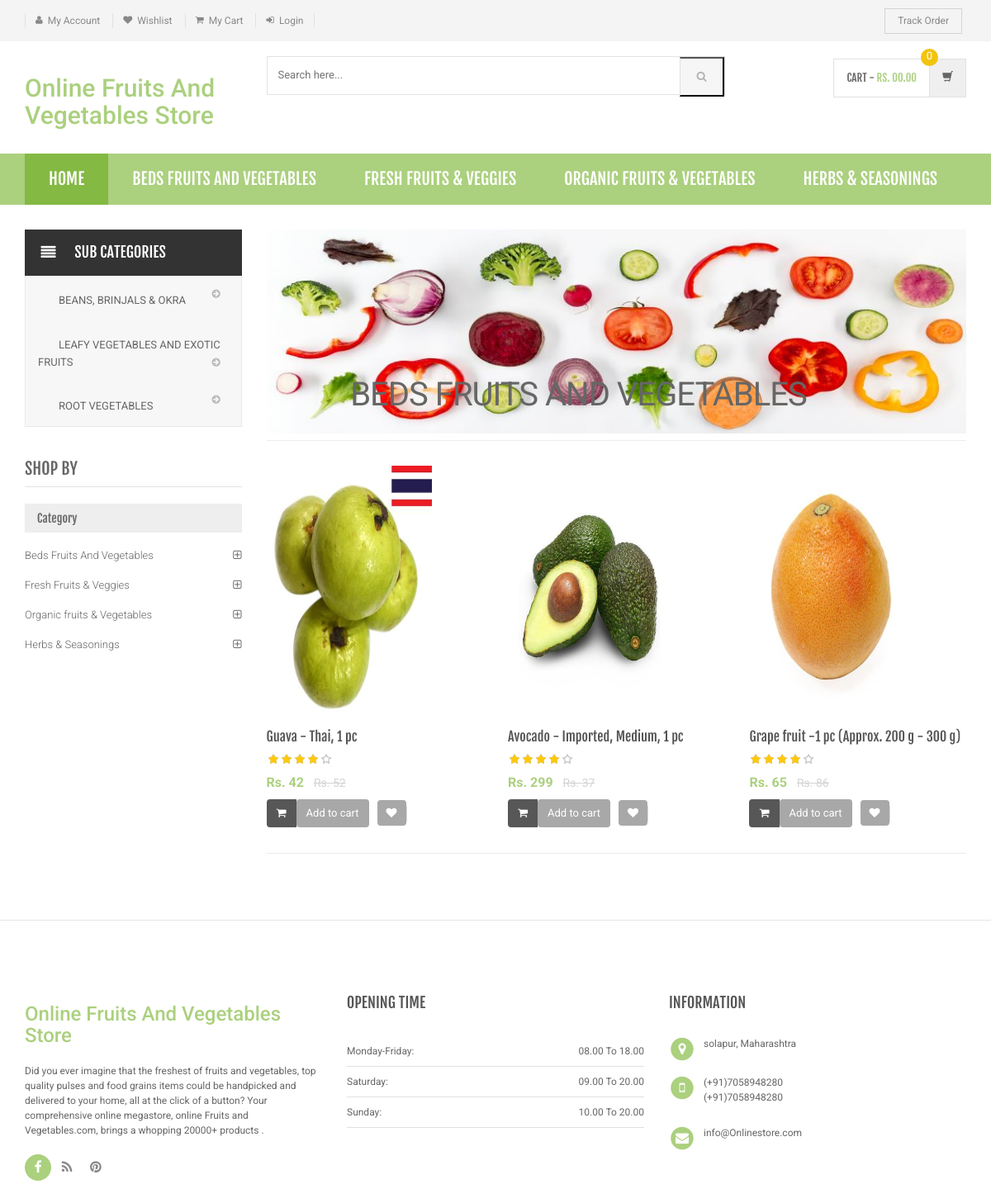
/shopping/category.php?cid=3, run on the app's committed database.
### tables this page shows
CREATE TABLE `category` (
  `id` int(11) NOT NULL,
  `categoryName` varchar(255) DEFAULT NULL,
  `categoryDescription` longtext DEFAULT NULL,
  `creationDate` timestamp NOT NULL DEFAULT current_timestamp(),
  `updationDate` varchar(255) DEFAULT NULL
);

CREATE TABLE `subcategory` (
  `id` int(11) NOT NULL,
  `categoryid` int(11) DEFAULT NULL,
  `subcategory` varchar(255) DEFAULT NULL,
  `creationDate` timestamp NULL DEFAULT current_timestamp(),
  `updationDate` varchar(255) DEFAULT NULL
);

CREATE TABLE `products` (
  `id` int(11) NOT NULL,
  `category` int(11) NOT NULL,
  `subCategory` int(11) DEFAULT NULL,
  `productName` varchar(255) DEFAULT NULL,
  `productCompany` varchar(255) DEFAULT NULL,
  `productPrice` int(11) DEFAULT NULL,
  `productPriceBeforeDiscount` int(11) DEFAULT NULL,
  `productDescription` longtext DEFAULT NULL,
  `productImage1` varchar(255) DEFAULT NULL,
  `productImage2` varchar(255) DEFAULT NULL,
  `productImage3` varchar(255) DEFAULT NULL,
  `shippingCharge` int(11) DEFAULT NULL,
  `productAvailability` varchar(255) DEFAULT NULL,
  `postingDate` timestamp NULL DEFAULT current_timestamp(),
  `updationDate` varchar(255) DEFAULT NULL
);

### shopping/category.php (the view, shortened to what this page needs)
<?php
include('includes/config.php');
$cid=intval($_GET['cid']);
?>
<!DOCTYPE html>
<html lang="en">
	<head>
	    <link rel="stylesheet" href="assets/css/bootstrap.min.css">
	    <link rel="stylesheet" href="assets/css/main.css">
	    <link rel="stylesheet" href="assets/css/green.css">
	    <link rel="stylesheet" href="assets/css/owl.carousel.css">
		<link rel="stylesheet" href="assets/css/owl.transitions.css">
		<link href="assets/css/lightbox.css" rel="stylesheet">
		<link rel="stylesheet" href="assets/css/animate.min.css">
		<link rel="stylesheet" href="assets/css/rateit.css">
		<link rel="stylesheet" href="assets/css/bootstrap-select.min.css">
		<link rel="stylesheet" href="assets/css/config.css">
		<link href="assets/css/green.css" rel="alternate stylesheet" title="Green color">
		<link href="assets/css/blue.css" rel="alternate stylesheet" title="Blue color">
		<link href="assets/css/red.css" rel="alternate stylesheet" title="Red color">
		<link href="assets/css/orange.css" rel="alternate stylesheet" title="Orange color">
		<link href="assets/css/dark-green.css" rel="alternate stylesheet" title="Darkgreen color">
		<link rel="stylesheet" href="assets/css/font-awesome.min.css">
	</head>
    <body class="cnt-home">
<header class="header-style-1">
<?php include('includes/top-header.php');?>
<?php include('includes/main-header.php');?>
<?php include('includes/menu-bar.php');?>
</header>
<div class="body-content outer-top-xs">
	<div class='container'>
		<div class='row outer-bottom-sm'>
			<div class='col-md-3 sidebar'>
<div class="side-menu animate-dropdown outer-bottom-xs">
<div class="side-menu animate-dropdown outer-bottom-xs">
    <div class="head"><i class="icon fa fa-align-justify fa-fw"></i>Sub Categories</div>
    <nav class="yamm megamenu-horizontal" role="navigation">
        <ul class="nav">
            <li class="dropdown menu-item">
              <?php $sql=mysqli_query($con,"select id,subcategory  from subcategory where categoryid='$cid'");
while($row=mysqli_fetch_array($sql))
{
    ?>
                <a href="sub-category.php?scid=<?php echo $row['id'];?>" class="dropdown-toggle"><i class="icon fas fa-apple-alt"></i>
                <?php echo $row['subcategory'];?></a>
                <?php }?>
</li>
</ul>
    </nav>
</div>
</div>
	            <div class="sidebar-module-container">
	            	<h3 class="section-title">shop by</h3>
	            	<div class="sidebar-filter">
<div class="sidebar-widget wow fadeInUp outer-bottom-xs ">
	<div class="widget-header m-t-20">
		<h4 class="widget-title">Category</h4>
	</div>
	<div class="sidebar-widget-body m-t-10">
	         <?php $sql=mysqli_query($con,"select id,categoryName  from category");
while($row=mysqli_fetch_array($sql))
{
    ?>
		<div class="accordion">
	    	<div class="accordion-group">
	            <div class="accordion-heading">
	                <a href="category.php?cid=<?php echo $row['id'];?>"  class="accordion-toggle collapsed">
	                   <?php echo $row['categoryName'];?>
	                </a>
	            </div>
	        </div>
	    </div>
	    <?php } ?>
	</div>
</div>
	            	</div>
	            </div>
            </div>
			<div class='col-md-9'>
	<div id="category" class="category-carousel hidden-xs">
		<div class="item">
			<div class="image">
				<img src="assets/images/sliders/sub.jpg" alt="" class="img-responsive">
			</div>
			<div class="container-fluid">
				<div class="caption vertical-top text-left">
					<div class="big-text">
						<br />
					</div>
					       <?php $sql=mysqli_query($con,"select categoryName  from category where id='$cid'");
while($row=mysqli_fetch_array($sql))
{
    ?>
					<div class="excerpt hidden-sm hidden-md">
						<?php echo htmlentities($row['categoryName']);?>
					</div>
			<?php } ?>
				</div>
			</div>
		</div>
</div>
				<div class="search-result-container">
					<div id="myTabContent" class="tab-content">
						<div class="tab-pane active " id="grid-container">
							<div class="category-product  inner-top-vs">
								<div class="row">
			<?php
$ret=mysqli_query($con,"select * from products where category='$cid'");
$num=mysqli_num_rows($ret);
if($num>0)
{
while ($row=mysqli_fetch_array($ret))
{?>
		<div class="col-sm-6 col-md-4 wow fadeInUp">
			<div class="products">
	<div class="product">
		<div class="product-image">
			<div class="image">
				<a href="product-details.php?pid=<?php echo htmlentities($row['id']);?>"><img  src="assets/images/blank.gif" data-echo="admin/productimages/<?php echo htmlentities($row['id']);?>/<?php echo htmlentities($row['productImage1']);?>" alt="" width="200" height="300"></a>
			</div>
		</div>
		<div class="product-info text-left">
			<h3 class="name"><a href="product-details.php?pid=<?php echo htmlentities($row['id']);?>"><?php echo htmlentities($row['productName']);?></a></h3>
			<div class="rating rateit-small"></div>
			<div class="product-price">
				<span class="price">
					Rs. <?php echo htmlentities($row['productPrice']);?>			</span>
										     <span class="price-before-discount">Rs. <?php echo htmlentities($row['productPriceBeforeDiscount']);?></span>
			</div>
		</div>
					<div class="cart clearfix animate-effect">
				<div class="action">
					<ul class="list-unstyled">
						<li class="add-cart-button btn-group">
								<?php if($row['productAvailability']=='In Stock'){?>
										<button class="btn btn-primary icon" data-toggle="dropdown" type="button">
								<i class="fa fa-shopping-cart"></i>
							</button>
							<a href="category.php?page=product&action=add&id=<?php echo $row['id']; ?>">
							<button class="btn btn-primary" type="button">Add to cart</button></a>
								<?php } else {?>
							<div class="action" style="color:red">Out of Stock</div>
					<?php } ?>
						</li>
		                <li class="lnk wishlist">
							<a class="add-to-cart" href="category.php?pid=<?php echo htmlentities($row['id'])?>&&action=wishlist" title="Wishlist">
								 <i class="icon fa fa-heart"></i>
							</a>
						</li>
					</ul>
				</div>
			</div>
			</div>
			</div>
		</div>
	  <?php } } else {?>
		<div class="col-sm-6 col-md-4 wow fadeInUp"> <h3>No Product Found</h3>
		</div>
<?php } ?>
										</div>
							</div>
						</div>
				</div>
			</div>
		</div></div>
</div>
</div>
<?php include('includes/footer.php');?>
</body>
</html>

### shopping/includes/menu-bar.php (shortened to what this page needs)
<div class="header-nav animate-dropdown">
    <div class="container">
        <div class="yamm navbar navbar-default" role="navigation">
            <div class="nav-bg-class">
                <div class="navbar-collapse collapse" id="mc-horizontal-menu-collapse">
	<div class="nav-outer">
		<ul class="nav navbar-nav">
			<li class="active dropdown yamm-fw">
				<a href="index.php" data-hover="dropdown" class="dropdown-toggle">Home</a>
			</li>
              <?php $sql=mysqli_query($con,"select id,categoryName  from category limit 6");
while($row=mysqli_fetch_array($sql))
{
    ?>
			<li class="dropdown yamm">
				<a href="category.php?cid=<?php echo $row['id'];?>"> <?php echo $row['categoryName'];?></a>
			</li>
			<?php } ?>
		</ul>
		<div class="clearfix"></div>
	</div>
</div>
            </div>
        </div>
    </div>
</div>

### data on the page
category: categoryName "BEDS FRUITS AND VEGETABLES", categoryName "Beds Fruits And Vegetables"
category: categoryName "FRESH FRUITS & VEGGIES", categoryName "Fresh Fruits & Veggies"
category: categoryName "ORGANIC FRUITS & VEGETABLES", categoryName "Organic fruits & Vegetables"
category: categoryName "HERBS & SEASONINGS", categoryName "Herbs & Seasonings"
subcategory: subcategory "BEANS, BRINJALS & OKRA"
subcategory: subcategory "LEAFY VEGETABLES AND EXOTIC FRUITS"
subcategory: subcategory "ROOT VEGETABLES"
products: productImage1 (picture), productName "Guava - Thai, 1 pc", productPrice "42", productPriceBeforeDiscount "52"
products: productImage1 (picture), productName "Avocado - Imported, Medium, 1 pc", productPrice "299", productPriceBeforeDiscount "37"
products: productImage1 (picture), productName "Grape fruit -1 pc (Approx. 200 g - 300 g)", productPrice "65", productPriceBeforeDiscount "86"
